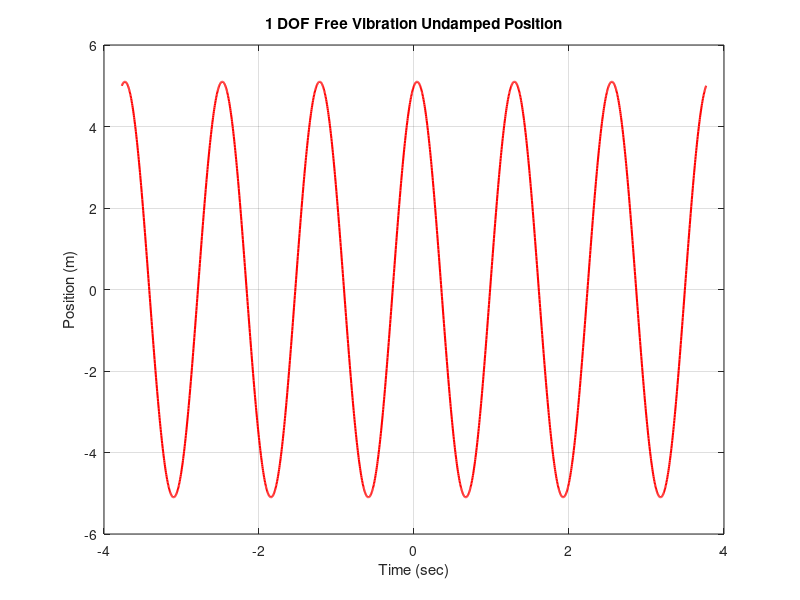
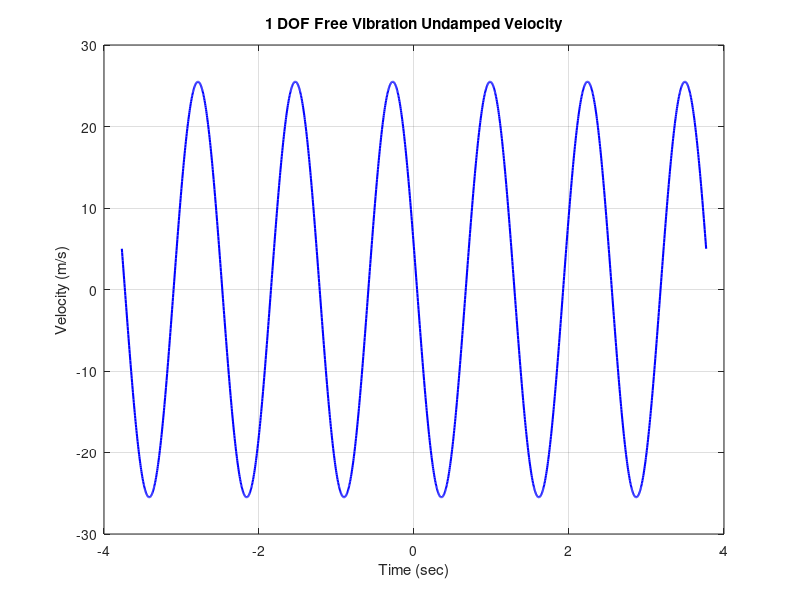
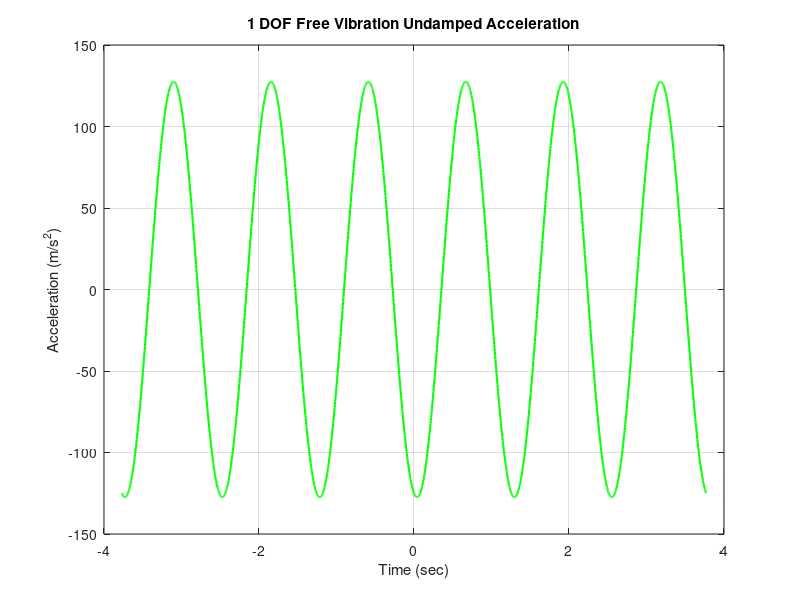

Write the MATLAB code that produced these figures, in order.
% This code will take a basic harmonic oscillator and represent its
% functions of position, velocity, and acceleration. The plot will depict
% all of them separately

clear; clc; close all

omega = input("Give a value in rad/s for angular velocity: "); % User input value for angular velo
x0 = input("Give a value for the initial mass position (m): "); % User input for initial position
v0 = input("Give a value for the initial velocity (m/s): "); % User input for initial velocity

t = linspace(-6*pi / omega, 6*pi / omega , 2000);

phi = atan2((x0*omega), v0);

A0 = [x0 v0/omega];
A = norm(A0); % Compute magnitude of displacement for representation via one function

x = A*sin((omega*t)+phi); % Calculate position
v = A * omega * cos((omega*t) + phi); % Calculate velocity
a = -A * omega^2 * sin((omega*t) + phi); % Calculate acceleration

figure;
plot(t,x,'r-','LineWidth',1.5);
title('1 DOF Free Vibration Undamped Position')
xlabel('Time (sec)')
ylabel('Position (m)')
grid on;

figure;
plot(t,v,'b-','LineWidth',1.5);
title('1 DOF Free Vibration Undamped Velocity')
xlabel('Time (sec)')
ylabel('Velocity (m/s)')
grid on;

figure;
plot(t,a,'g-','LineWidth',1.5);
title('1 DOF Free Vibration Undamped Acceleration')
xlabel('Time (sec)')
ylabel('Acceleration (m/s^2)')
grid on;
